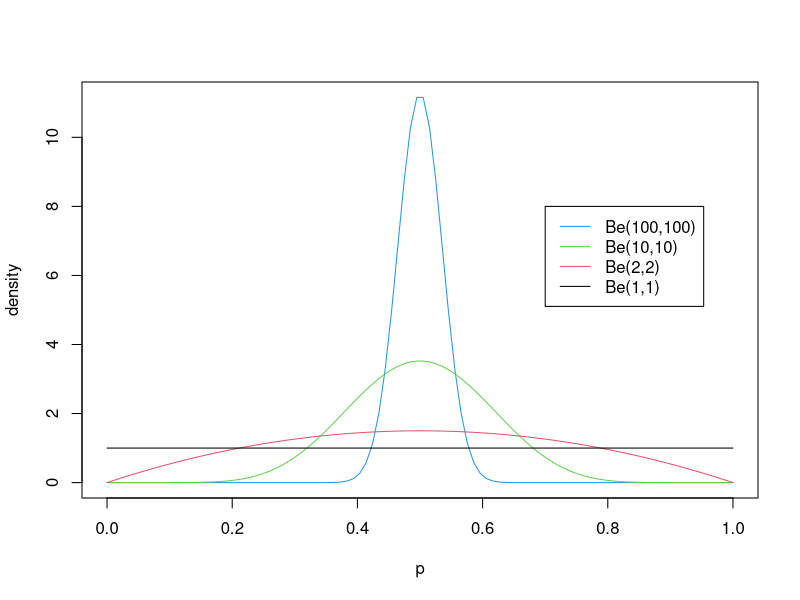
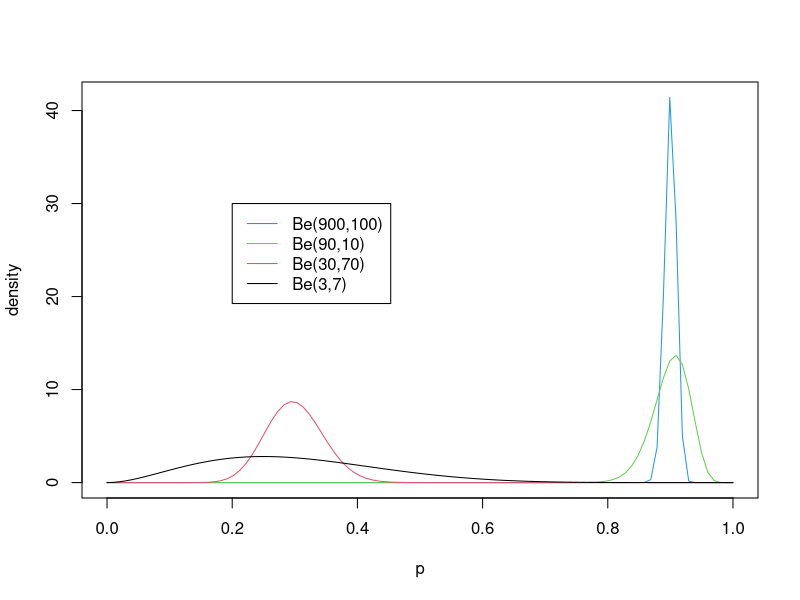
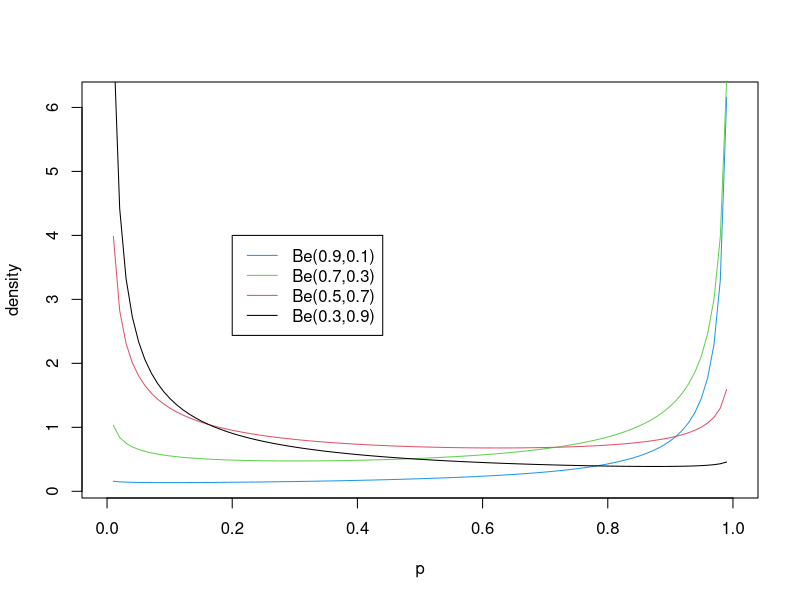
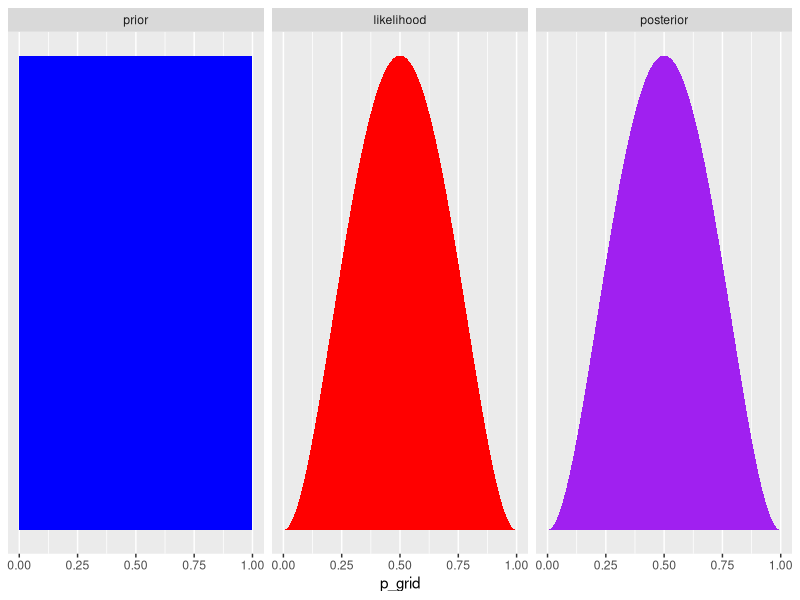

Source code (R) for these figures, in order:
## ---- chunk 1
library(tidyverse)
## ---- chunk 2
p = seq(0,1,length.out = 100)
plot(p,dbeta(p,100,100),ylab = "density", type="l", col=4)
lines(p,dbeta(p,10,10), type = "l", col=3)
lines(p,dbeta(p,2,2), type = "l", col=2)
lines(p,dbeta(p,1,1), type = "l", col=1)
legend(0.7,8, c("Be(100,100)","Be(10,10)","Be(2,2)", "Be(1,1)"),col=c(4,3,2,1), lty = c(1,1,1,1) )

## ---- chunk 3
p = seq(0,1, length=100)
plot(p, dbeta(p, 900, 100), ylab="density", type ="l", col=4)
lines(p, dbeta(p, 90, 10), type ="l", col=3)
lines(p, dbeta(p, 30, 70), col=2) 
lines(p, dbeta(p, 3, 7), col=1) 
legend(0.2,30, c("Be(900,100)","Be(90,10)","Be(30,70)", "Be(3,7)"),lty=c(1,1,1,1),col=c(4,3,2,1))
## ---- chunk 4
p = seq(0,1, length=100)
plot(p, dbeta(p, 0.9, 0.1), ylab="density", type ="l", col=4)
lines(p, dbeta(p, 0.7, 0.3), type ="l", col=3)
lines(p, dbeta(p, 0.5, 0.7), col=2) 
lines(p, dbeta(p, 0.3, 0.9), col=1) 
legend(0.2,4, c("Be(0.9,0.1)","Be(0.7,0.3)","Be(0.5,0.7)", "Be(0.3,0.9)"), col=c(4,3,2,1), lty=c(1,1,1,1))
## ---- chunk 5

N <- 1000
alpha <- 1
beta <- 1
nsuccess <- 2
n_trials <- 4

data_1_1 <- tibble(p_grid = seq(from=0, to =1, length.out = N)) %>% 
  mutate(prior=dbeta(p_grid,alpha,beta)) %>% 
  mutate(likelihood = dbinom(nsuccess, size = n_trials, prob = p_grid)) %>% 
  mutate(posterior = (likelihood * prior) / sum(likelihood * prior))
## ---- chunk 6

data_1_1 %>% 
  gather(key, value, -p_grid) %>%  
  # this line allows us to dictate the order the panels will appear in
  mutate(key = factor(key, levels = c("prior", "likelihood", "posterior"))) %>% 
  ggplot(aes(x = p_grid, ymin = 0, ymax = value, fill = key)) +
  geom_ribbon() +
  scale_fill_manual(values = c("blue", "red", "purple")) +
  scale_y_continuous(NULL, breaks = NULL) +
  theme(legend.position = "none") +
  facet_wrap(~key, scales = "free")
